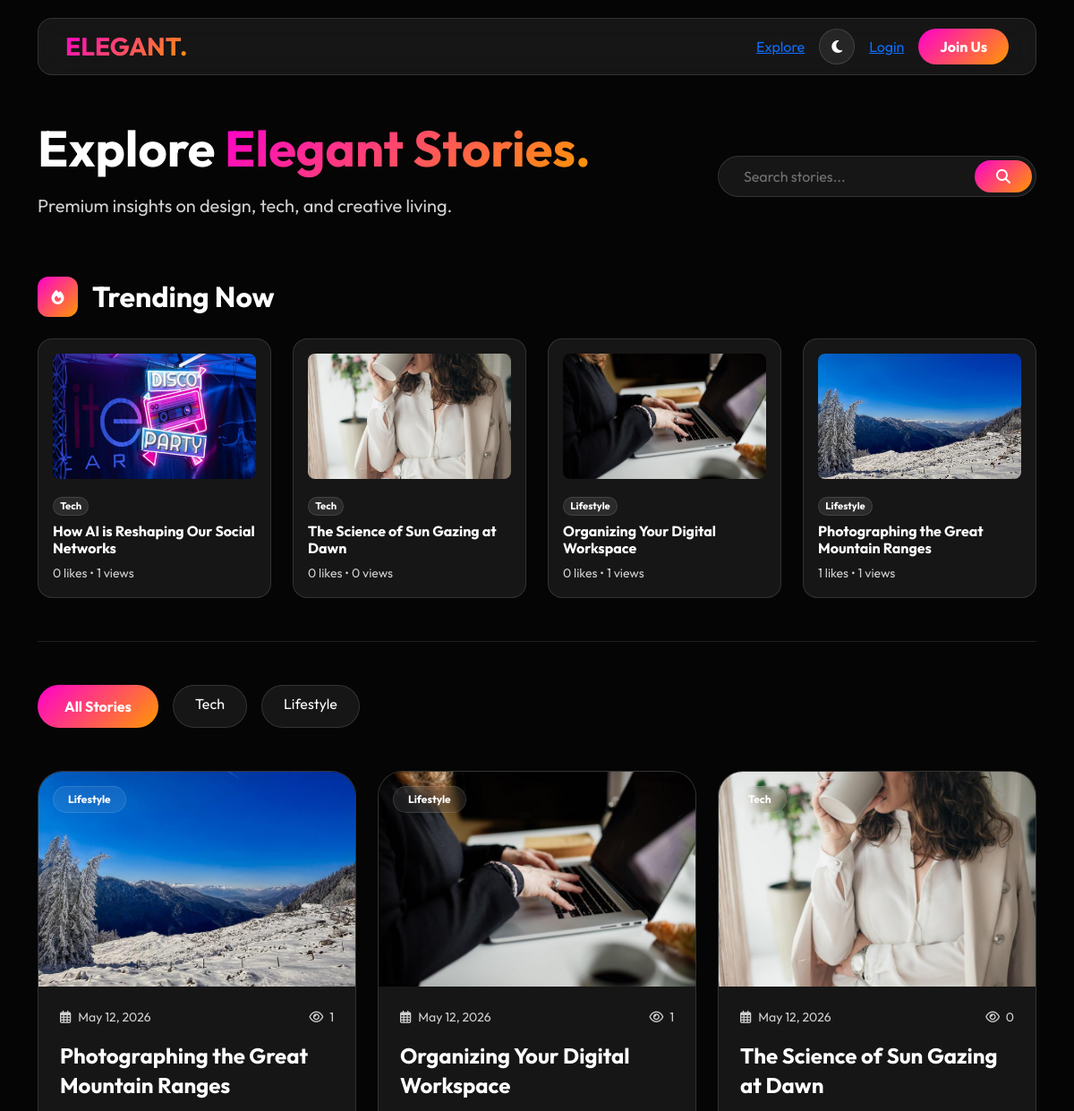
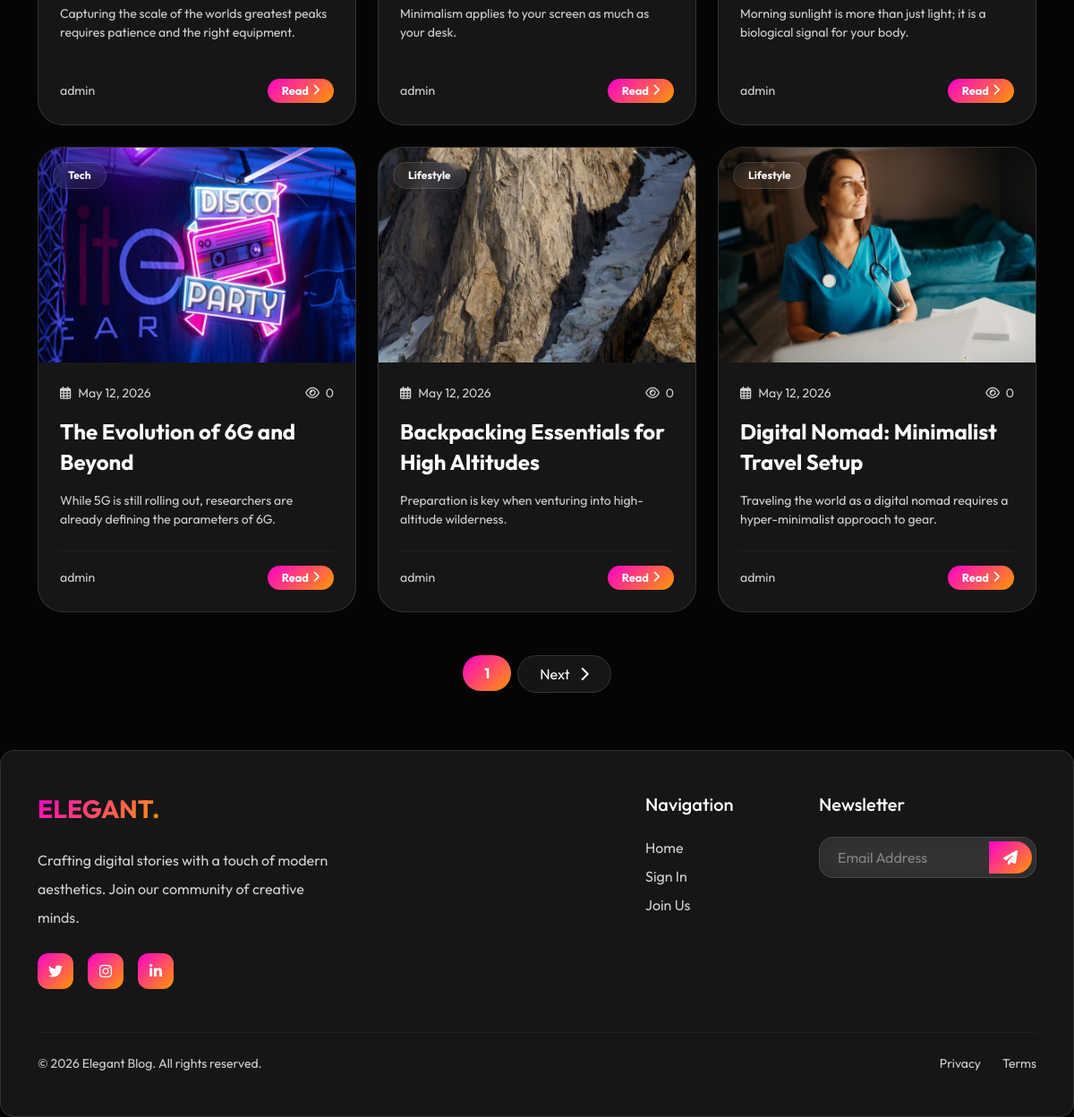
The page / on the database its author committed (2 pictures, top to bottom).
### blogapp/models.py (models this page shows, shortened)
class Blog(models.Model):
    title = models.CharField(max_length=200)
    content = models.TextField()
    image = models.ImageField(upload_to='blogs/')
    category = models.ForeignKey(Category, on_delete=models.CASCADE)
    authors = models.ManyToManyField(User, related_name='authored_blogs')
    author = models.ForeignKey(User, on_delete=models.CASCADE, null=True, blank=True)
    likes = models.ManyToManyField(User, related_name='liked_blogs', blank=True)
    views_count = models.IntegerField(default=0)
    is_trending = models.BooleanField(default=False)
    created_at = models.DateTimeField(auto_now_add=True)
    @property
    def total_likes(self):
        return self.likes.count()

class Category(models.Model):
    name = models.CharField(max_length=100)

### blogapp/views.py (the view)
# urls.py: path('', views.home, name='home'),
def home(request):
    search = request.GET.get('search')
    category_id = request.GET.get('category')
    blogs = Blog.objects.select_related('category').prefetch_related('authors').order_by('-created_at')
    categories = Category.objects.all()
    trending_blogs = Blog.objects.select_related('category').prefetch_related('authors').filter(is_trending=True) | Blog.objects.select_related('category').prefetch_related('authors').order_by('-views_count', '-created_at')[:4]
    trending_blogs = trending_blogs.distinct()[:4]
    if search:
        blogs = blogs.filter(Q(title__icontains=search) | Q(content__icontains=search))
    if category_id:
        blogs = blogs.filter(category_id=category_id)
    paginator = Paginator(blogs, 6)
    page_number = request.GET.get('page')
    page_obj = paginator.get_page(page_number)
    return render(request, 'home.html', {
        'page_obj': page_obj,
        'categories': categories,
        'trending_blogs': trending_blogs,
        'selected_category': int(category_id) if category_id else None
    })

### blogapp/templates/home.html (shortened to what this page needs)
{% extends 'base.html' %}
{% block content %}
<div class="row align-items-center mb-5 animate-fade-in">
    <div class="col-lg-8">
        <h1 class="display-4 fw-bold text-white mb-3">Explore <span class="gradient-text">Elegant Stories.</span></h1>
        <p class="text-muted fs-5">Premium insights on design, tech, and creative living.</p>
    </div>
    <div class="col-lg-4 position-relative">
        <form method="GET" class="animate-fade-in" id="search-form">
            <div class="input-group glass p-1" style="border-radius: 50px;">
                <input type="text" name="search" id="search-input" class="form-control bg-transparent border-0 text-white ps-4" placeholder="Search stories..." autocomplete="off">
                <button class="btn-modern px-4 py-2" style="border-radius: 50px;"><i class="fas fa-search"></i></button>
            </div>
        </form>
    </div>
</div>
{% if trending_blogs %}
<div class="mb-5 animate-fade-in" style="animation-delay: 0.1s;">
    <div class="d-flex align-items-center gap-3 mb-4">
        <div class="btn-modern p-0 d-flex align-items-center justify-content-center" style="width: 45px; height: 45px; border-radius: 12px;">
            <i class="fas fa-fire"></i>
        </div>
        <h2 class="text-white fw-bold mb-0">Trending Now</h2>
    </div>
    <div class="row g-4">
        {% for blog in trending_blogs %}
        <div class="col-md-3">
            <a href="{% url 'detail' blog.id %}" class="text-decoration-none">
                <div class="glass p-3 hover-glow h-100">
                    <div class="rounded-3 overflow-hidden mb-3" style="height: 140px;">
                        {% if blog.image %}
                            <img src="{{ blog.image.url }}" class="w-100 h-100 object-fit-cover">
                        {% endif %}
                    </div>
                    <span class="badge glass mb-2 smaller">{{ blog.category.name }}</span>
                    <h6 class="text-white fw-bold mb-1 line-clamp-2">{{ blog.title }}</h6>
                    <small class="text-muted">{{ blog.total_likes }} likes • {{ blog.views_count }} views</small>
                </div>
            </a>
        </div>
        {% endfor %}
    </div>
</div>
{% endif %}
<hr class="border-secondary opacity-10 my-5">
<div class="d-flex flex-wrap gap-3 mb-5 animate-fade-in" style="animation-delay: 0.2s;">
    <a href="{% url 'home' %}" class="{% if not selected_category %}btn-modern{% else %}nav-link-modern glass px-4 py-2{% endif %} rounded-pill text-decoration-none">
        All Stories
    </a>
    {% for category in categories %}
        <a href="?category={{ category.id }}"
           class="{% if selected_category == category.id %}btn-modern{% else %}nav-link-modern glass px-4 py-2{% endif %} rounded-pill text-decoration-none">
            {{ category.name }}
        </a>
    {% endfor %}
</div>
<div class="row g-4 animate-fade-in" style="animation-delay: 0.4s;">
    {% for blog in page_obj %}
    <div class="col-md-6 col-lg-4">
        <div class="card-modern hover-lift h-100 d-flex flex-column">
            <div class="position-relative overflow-hidden" style="height: 240px;">
                {% if blog.image %}
                    <img src="{{ blog.image.url }}" class="w-100 h-100" style="object-fit: cover; transition: transform 0.5s ease;">
                {% else %}
                    <div class="w-100 h-100 d-flex align-items-center justify-content-center bg-dark">
                        <i class="fas fa-image text-muted fs-1"></i>
                    </div>
                {% endif %}
                <div class="position-absolute top-0 start-0 m-3">
                    <span class="badge glass px-3 py-2 text-white small" style="backdrop-filter: blur(8px);">{{ blog.category.name }}</span>
                </div>
            </div>
            <div class="p-4 flex-grow-1 d-flex flex-column">
                <div class="d-flex justify-content-between align-items-center mb-3">
                    <small class="text-muted"><i class="far fa-calendar-alt me-2"></i>{{ blog.created_at|date:"M d, Y" }}</small>
                    <small class="text-muted"><i class="far fa-eye me-1"></i> {{ blog.views_count }}</small>
                </div>
                <h4 class="fw-bold text-white mb-3" style="line-height: 1.4;">{{ blog.title }}</h4>
                <p class="text-muted small mb-4 flex-grow-1">{{ blog.content|striptags|truncatewords:20 }}</p>
                <div class="mt-auto pt-3 border-top border-secondary border-opacity-10 d-flex align-items-center justify-content-between">
                    <div class="d-flex align-items-center gap-2">
                        <small class="text-muted">{{ blog.authors.first.username }}</small>
                    </div>
                    <a href="{% url 'detail' blog.id %}" class="btn-modern px-3 py-1 small" style="font-size: 0.8rem;">
                        Read <i class="fas fa-chevron-right ms-1"></i>
                    </a>
                </div>
            </div>
        </div>
    </div>
    {% empty %}
    <div class="col-12 text-center py-5 glass">
        <i class="fas fa-feather-alt text-muted fs-1 mb-4"></i>
        <h3 class="text-muted">No stories found here.</h3>
        <p class="text-muted mb-0">Try exploring other categories or search terms.</p>
    </div>
    {% endfor %}
</div>
{% if page_obj.has_other_pages %}
<div class="d-flex justify-content-center mt-5 animate-fade-in" style="animation-delay: 0.6s;">
    <nav>
        <ul class="pagination gap-2">
            <li class="page-item active">
                <span class="page-link btn-modern border-0 px-4 py-2 rounded-pill shadow-lg">{{ page_obj.number }}</span>
            </li>
            {% if page_obj.has_next %}
                <li class="page-item">
                    <a class="page-link glass text-white border-0 px-4 py-2 rounded-pill shadow-sm" href="?page={{ page_obj.next_page_number }}{% if selected_category %}&category={{ selected_category }}{% endif %}">
                        Next <i class="fas fa-chevron-right ms-2"></i>
                    </a>
                </li>
            {% endif %}
        </ul>
    </nav>
</div>
{% endif %}
{% endblock %}

### blogapp/templates/base.html (shortened to what this page needs)
<!DOCTYPE html>
<html lang="en" data-theme="dark">
<head>
    <link href="https://cdn.jsdelivr.net/npm/bootstrap@5.3.0/dist/css/bootstrap.min.css" rel="stylesheet">
    <link rel="stylesheet" href="https://cdnjs.cloudflare.com/ajax/libs/font-awesome/6.4.0/css/all.min.css">
    {% load static %}
    <link rel="stylesheet" href="{% static 'css/style.css' %}">
</head>
<body>
<div class="container">
    <nav class="navbar-custom glass d-flex align-items-center justify-content-between animate-fade-in">
        <a class="navbar-brand fs-3 fw-bold gradient-text" href="/">ELEGANT.</a>
        <div class="d-flex align-items-center gap-3">
            <a href="/" class="nav-link-modern d-none d-md-block">Explore</a>
            <div class="theme-toggle" id="theme-toggle" title="Toggle Light/Dark Mode">
                <i class="fas fa-moon" id="theme-icon"></i>
            </div>
            {% if user.is_authenticated %}
                <div class="dropdown">
                    <div class="d-flex align-items-center gap-2 cursor-pointer" data-bs-toggle="dropdown">
                        <span class="text-white fw-bold d-none d-sm-block">{{ user.username }}</span>
                    </div>
                    <ul class="dropdown-menu dropdown-menu-dark glass border-0 mt-2 shadow">
                        <li><a class="dropdown-item" href="{% url 'profile_view' user.username %}"><i class="fas fa-user me-2"></i> Profile</a></li>
                        <li><a class="dropdown-item" href="{% url 'profile_edit' %}"><i class="fas fa-cog me-2"></i> Settings</a></li>
                        {% if user.is_staff %}
                            <li><hr class="dropdown-divider border-secondary opacity-25"></li>
                            <li><a class="dropdown-item" href="{% url 'admin_dashboard' %}"><i class="fas fa-chart-line me-2"></i> Dashboard</a></li>
                        {% endif %}
                    </ul>
                </div>
                <a href="{% url 'logout' %}" class="nav-link-modern text-danger d-none d-md-block" title="Logout">
                    <i class="fas fa-sign-out-alt"></i>
                </a>
            {% else %}
                <a href="/login/" class="nav-link-modern">Login</a>
                <a href="/register/" class="btn-modern py-2 px-4 d-none d-sm-flex">Join Us</a>
            {% endif %}
        </div>
    </nav>
</div>
<main class="main-content container py-5 animate-fade-in">
    {% block content %}{% endblock %}
</main>
<footer class="py-5 glass mt-auto">
    <div class="container">
        <div class="row g-5">
            <div class="col-lg-4">
                <h3 class="gradient-text fw-bold mb-4">ELEGANT.</h3>
                <p class="text-muted lh-lg">Crafting digital stories with a touch of modern aesthetics. Join our community of creative minds.</p>
                <div class="d-flex gap-3 mt-4">
                    <a href="#" class="btn-modern p-0 d-flex align-items-center justify-content-center" style="width: 40px; height: 40px; border-radius: 12px;"><i class="fab fa-twitter"></i></a>
                    <a href="#" class="btn-modern p-0 d-flex align-items-center justify-content-center" style="width: 40px; height: 40px; border-radius: 12px;"><i class="fab fa-instagram"></i></a>
                    <a href="#" class="btn-modern p-0 d-flex align-items-center justify-content-center" style="width: 40px; height: 40px; border-radius: 12px;"><i class="fab fa-linkedin-in"></i></a>
                </div>
            </div>
            <div class="col-lg-2 ms-auto">
                <h5 class="text-white mb-4">Navigation</h5>
                <ul class="list-unstyled d-flex flex-column gap-2">
                    <li><a href="/" class="text-muted text-decoration-none hover-white">Home</a></li>
                    <li><a href="/login/" class="text-muted text-decoration-none hover-white">Sign In</a></li>
                    <li><a href="/register/" class="text-muted text-decoration-none hover-white">Join Us</a></li>
                </ul>
            </div>
            <div class="col-lg-3">
                <h5 class="text-white mb-4">Newsletter</h5>
                <div class="input-group glass p-1">
                    <input type="text" class="form-control bg-transparent border-0 text-white ps-3" placeholder="Email Address">
                    <button class="btn-modern px-3 py-2"><i class="fas fa-paper-plane"></i></button>
                </div>
            </div>
        </div>
        <div class="mt-5 pt-4 border-top border-secondary border-opacity-10 d-flex flex-wrap justify-content-between gap-3">
            <p class="text-muted small mb-0">&copy; 2026 Elegant Blog. All rights reserved.</p>
            <div class="d-flex gap-4">
                <a href="#" class="text-muted small text-decoration-none hover-white">Privacy</a>
                <a href="#" class="text-muted small text-decoration-none hover-white">Terms</a>
            </div>
        </div>
    </div>
</footer>
</body>
</html>

### blogapp/static/css/style.css (style rules this page uses)
:root { --bg-color: #050505; --surface-color: rgba(255, 255, 255, 0.07); --glass-border: rgba(255, 255, 255, 0.12); --primary-gradient: linear-gradient(135deg, #ff00cc 0%, #ff9900 100%); --secondary-gradient: linear-gradient(135deg, #784BA0 0%, #FF3CAC 100%); --text-main: #ffffff; --text-muted: #d1d1d1; --accent-glow: 0 0 35px rgba(255, 0, 204, 0.25); --nav-bg: rgba(0, 0, 0, 0.3); }
body { background-color: var(--bg-color); color: var(--text-main); font-family: 'Outfit', sans-serif; margin: 0; overflow-x: hidden; }
p, span, label, td, th, h1, h2, h3, h4, h5, h6, strong, b { color: inherit; }
.text-muted { color: var(--text-muted) !important; }
.glass { background: var(--surface-color) !important; backdrop-filter: blur(16px); -webkit-backdrop-filter: blur(16px); border: 1px solid var(--glass-border) !important; border-radius: 16px; color: var(--text-main); }
.animate-fade-in { animation: fadeIn 0.6s ease-out forwards; }
.hover-glow { transition: all 0.4s cubic-bezier(0.23, 1, 0.32, 1); }
.gradient-text { background: var(--primary-gradient); -webkit-background-clip: text; -webkit-text-fill-color: transparent; display: inline-block; }
.btn-modern { background: var(--primary-gradient); border: none; color: white !important; padding: 12px 30px; border-radius: 50px; font-weight: 700; transition: all 0.3s cubic-bezier(0.175, 0.885, 0.32, 1.275); text-decoration: none; display: inline-flex; align-items: center; justify-content: center; }
.card-modern { background: var(--surface-color); border: 1px solid var(--glass-border); border-radius: 28px; overflow: hidden; transition: all 0.5s cubic-bezier(0.23, 1, 0.32, 1); color: var(--text-main); }
.form-control, .form-select { color: #ffffff !important; }
.form-control::placeholder { color: rgba(255, 255, 255, 0.4) !important; }
.hover-lift { transition: transform 0.4s cubic-bezier(0.34, 1.56, 0.64, 1) !important; }
.card-modern { transition: all 0.4s ease; }

### blogapp/templates/base.html (style rules this page uses)
body { min-height: 100vh; display: flex; flex-direction: column; background: var(--bg-color); transition: background 0.3s ease; }
.main-content { flex: 1; }
.navbar-custom { margin-top: 20px; padding: 10px 30px; z-index: 1000; background: var(--nav-bg); }
.theme-toggle { cursor: pointer; width: 40px; height: 40px; display: flex; align-items: center; justify-content: center; border-radius: 50%; transition: all 0.3s ease; background: var(--surface-color); border: 1px solid var(--glass-border); color: var(--text-main); }

### blogapp/templates/home.html (style rules this page uses)
.line-clamp-2 { display: -webkit-box; -webkit-line-clamp: 2; -webkit-box-orient: vertical; overflow: hidden; }
.smaller { font-size: 0.7rem; }

### rows shown on the page
Blog: image (picture), category.name "Tech", title "How AI is Reshaping Our Social Networks", total_likes "0", views_count "1"
Blog: image (picture), category.name "Tech", title "The Science of Sun Gazing at Dawn", total_likes "0", views_count "0", created_at "May 12, 2026", content "Morning sunlight is more than just light; it is a biological signal for your body.", authors.first.username "admin"
Blog: image (picture), category.name "Lifestyle", title "Organizing Your Digital Workspace", total_likes "0", views_count "1", created_at "May 12, 2026", content "Minimalism applies to your screen as much as your desk.", authors.first.username "admin"
Blog: image (picture), category.name "Lifestyle", title "Photographing the Great Mountain Ranges", total_likes "1", views_count "1", created_at "May 12, 2026", content "Capturing the scale of the worlds greatest peaks requires patience and the right equipment.", authors.first.username "admin"
Category: name "Tech"
Category: name "Lifestyle"
Blog: image (picture), category.name "Tech", created_at "May 12, 2026", views_count "0", title "The Evolution of 6G and Beyond", content "While 5G is still rolling out, researchers are already defining the parameters of 6G.", authors.first.username "admin"
Blog: image (picture), category.name "Lifestyle", created_at "May 12, 2026", views_count "0", title "Backpacking Essentials for High Altitudes", content "Preparation is key when venturing into high-altitude wilderness.", authors.first.username "admin"
Blog: image (picture), category.name "Lifestyle", created_at "May 12, 2026", views_count "0", title "Digital Nomad: Minimalist Travel Setup", content "Traveling the world as a digital nomad requires a hyper-minimalist approach to gear.", authors.first.username "admin"

### other values the page prints
{{ page_obj.number }} "1"
